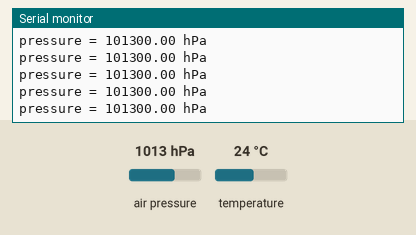
Recording of a sketch running on a simulated Arduino Uno, built with avr-gcc and run on an emulated ATmega328P. Parts: the last lines printed to the serial monitor. The inputs (shaded band) are chosen by the test bench; at power-on: air pressure 1013 hPa, temperature 24 °C.

Above: at 1.2 s.
1.3 s: air pressure set to 952 hPa
At 1.34 s:
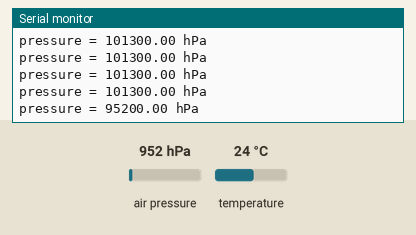
2.8 s: air pressure set to 975 hPa
At 2.83 s:
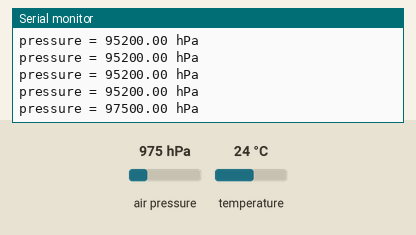
Timing chart, 0 to 5.8 s (numbered marks = the images above; inputs shaded):
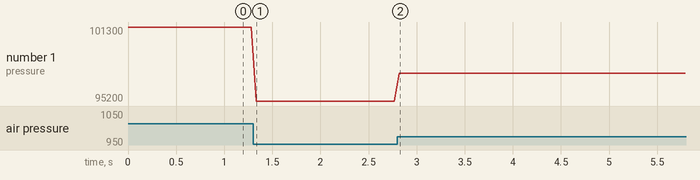

Measured:
- after the input at 1.3 s, the serial monitor: prints a new line at once (image 1)
- after the input at 2.8 s, the serial monitor: prints a new line at once (image 2)
- plotted number 1: 101300 → 95200 after the input at 1.3 s, 95200 → 97500 after the input at 2.8 s

The sketch:

MPL3115A2_Punto1_Presion.ino
```cpp
// Librería para manejar el sensor MPL3115A2
#include <Adafruit_MPL3115A2.h>

// Se crea un objeto llamado 'baro' para interactuar con el sensor
Adafruit_MPL3115A2 baro;

void setup() {
  Serial.begin(115200);  // Inicializa la comunicación serial a 115200 baudios
  while(!Serial);        // Espera a que el monitor serial esté listo
  Serial.println("Adafruit_MPL3115A2 test!");

  // Intenta inicializar el sensor
  if (!baro.begin()) {
    Serial.println("Could not find sensor. Check wiring.");
    while(1);
  }

  // Configura la presión a nivel del mar en hectopascales (hPa)
  // Esto es importante para calcular con precisión la altitud
  // El valor estándar es 1013.26 hPa
  baro.setSeaPressure(1013.26);

}

void loop() {
  // Se obtienen las lecturas del sensor
  float pressure = baro.getPressure();
  float altitude = baro.getAltitude();
  float temperature = baro.getTemperature();

  // Imprime los datos por el monitor serial
  //Serial.println("-----------------");
  Serial.print("pressure = "); Serial.print(pressure); Serial.println(" hPa");
  //Serial.print("altitude = "); Serial.print(altitude); Serial.println(" m");
  //Serial.print(" temperature = "); Serial.print(temperature); Serial.println(" C");

  delay(50);

}
```
